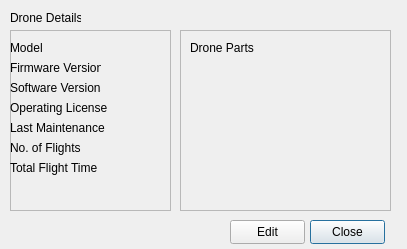
<?xml version="1.0" encoding="UTF-8"?>
<ui version="4.0">
 <class>DroneSpecs</class>
 <widget class="QDialog" name="DroneSpecs">
  <property name="geometry">
   <rect>
    <x>0</x>
    <y>0</y>
    <width>407</width>
    <height>249</height>
   </rect>
  </property>
  <property name="windowTitle">
   <string>Dialog</string>
  </property>
  <widget class="QLabel" name="label">
   <property name="geometry">
    <rect>
     <x>10</x>
     <y>10</y>
     <width>71</width>
     <height>16</height>
    </rect>
   </property>
   <property name="text">
    <string>Drone Details</string>
   </property>
  </widget>
  <widget class="QFrame" name="DroneDetails">
   <property name="geometry">
    <rect>
     <x>10</x>
     <y>30</y>
     <width>161</width>
     <height>181</height>
    </rect>
   </property>
   <property name="frameShape">
    <enum>QFrame::StyledPanel</enum>
   </property>
   <property name="frameShadow">
    <enum>QFrame::Raised</enum>
   </property>
   <widget class="QLabel" name="label_2">
    <property name="geometry">
     <rect>
      <x>0</x>
      <y>10</y>
      <width>71</width>
      <height>16</height>
     </rect>
    </property>
    <property name="text">
     <string>Model</string>
    </property>
   </widget>
   <widget class="QLabel" name="label_3">
    <property name="geometry">
     <rect>
      <x>0</x>
      <y>30</y>
      <width>91</width>
      <height>16</height>
     </rect>
    </property>
    <property name="text">
     <string>Firmware Version</string>
    </property>
   </widget>
   <widget class="QLabel" name="label_4">
    <property name="geometry">
     <rect>
      <x>0</x>
      <y>50</y>
      <width>91</width>
      <height>16</height>
     </rect>
    </property>
    <property name="text">
     <string>Software Versions</string>
    </property>
   </widget>
   <widget class="QLabel" name="label_5">
    <property name="geometry">
     <rect>
      <x>0</x>
      <y>70</y>
      <width>101</width>
      <height>16</height>
     </rect>
    </property>
    <property name="text">
     <string>Operating License</string>
    </property>
   </widget>
   <widget class="QLabel" name="label_6">
    <property name="geometry">
     <rect>
      <x>0</x>
      <y>90</y>
      <width>101</width>
      <height>16</height>
     </rect>
    </property>
    <property name="text">
     <string>Last Maintenance</string>
    </property>
   </widget>
   <widget class="QLabel" name="label_7">
    <property name="geometry">
     <rect>
      <x>0</x>
      <y>110</y>
      <width>91</width>
      <height>16</height>
     </rect>
    </property>
    <property name="text">
     <string>No. of Flights</string>
    </property>
   </widget>
   <widget class="QLabel" name="label_8">
    <property name="geometry">
     <rect>
      <x>0</x>
      <y>130</y>
      <width>91</width>
      <height>16</height>
     </rect>
    </property>
    <property name="text">
     <string>Total Flight Time</string>
    </property>
   </widget>
  </widget>
  <widget class="QFrame" name="frame">
   <property name="geometry">
    <rect>
     <x>180</x>
     <y>30</y>
     <width>211</width>
     <height>181</height>
    </rect>
   </property>
   <property name="frameShape">
    <enum>QFrame::StyledPanel</enum>
   </property>
   <property name="frameShadow">
    <enum>QFrame::Raised</enum>
   </property>
   <widget class="QLabel" name="label_9">
    <property name="geometry">
     <rect>
      <x>10</x>
      <y>10</y>
      <width>71</width>
      <height>16</height>
     </rect>
    </property>
    <property name="text">
     <string>Drone Parts</string>
    </property>
   </widget>
  </widget>
  <widget class="QPushButton" name="pushButton">
   <property name="geometry">
    <rect>
     <x>310</x>
     <y>220</y>
     <width>75</width>
     <height>24</height>
    </rect>
   </property>
   <property name="text">
    <string>Close</string>
   </property>
  </widget>
  <widget class="QPushButton" name="pushButton_2">
   <property name="geometry">
    <rect>
     <x>230</x>
     <y>220</y>
     <width>75</width>
     <height>24</height>
    </rect>
   </property>
   <property name="text">
    <string>Edit</string>
   </property>
  </widget>
 </widget>
 <resources/>
 <connections/>
</ui>
